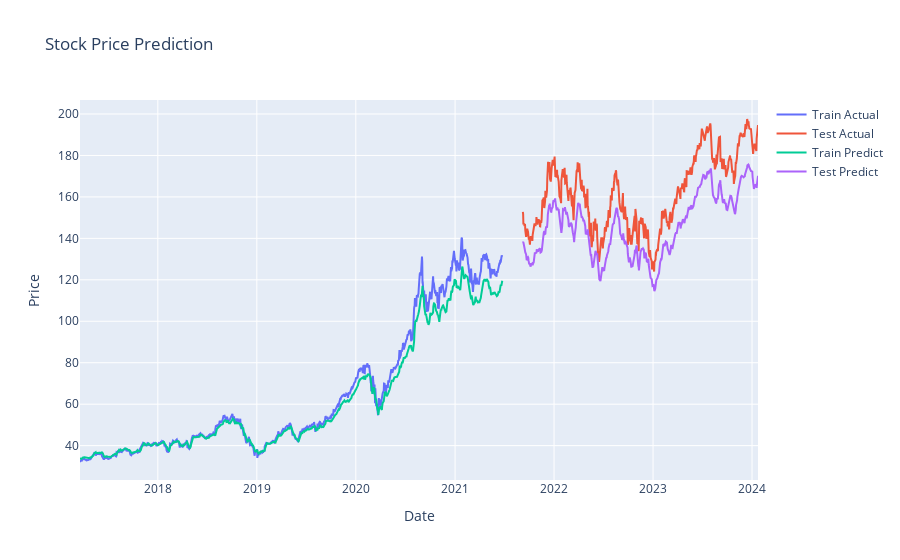

The notebook cell this image was saved under:
### Code cell
# Make predictions
train_predict = model.predict(X_train)
test_predict = model.predict(X_test)


train_predict = scaler.inverse_transform(train_predict)
test_predict = scaler.inverse_transform(test_predict)

#helps in ploting
y_train_actual = scaler.inverse_transform(y_train.reshape(-1, 1))
y_test_actual = scaler.inverse_transform(y_test.reshape(-1, 1))

train_size = len(train_data)

# Plot actual vs predicted values
fig_prices = go.Figure()
fig_prices.add_trace(go.Scatter(x=data.index[time_step:train_size], y=y_train_actual.flatten(), mode='lines', name='Train Actual'))
fig_prices.add_trace(go.Scatter(x=data.index[train_size+time_step:], y=y_test_actual.flatten(), mode='lines', name='Test Actual'))
fig_prices.add_trace(go.Scatter(x=data.index[time_step:train_size], y=train_predict.flatten(), mode='lines', name='Train Predict'))
fig_prices.add_trace(go.Scatter(x=data.index[train_size+time_step:], y=test_predict.flatten(), mode='lines', name='Test Predict'))
fig_prices.update_layout(title='Stock Price Prediction', xaxis_title='Date', yaxis_title='Price')
fig_prices.show()

### Figure 1 — Plotly figure (JSON) as saved in the notebook; plotly's stock layout.template omitted (floating-point values rounded to 4 significant figures; data arrays with more than 128 entries replaced by an {"elided": "..."} marker saying what was removed)
{"data": [{"mode": "lines", "name": "Train Actual", "type": "scatter", "x": {"elided": "1076 str values"}, "y": {"elided": "1075 float values"}}, {"mode": "lines", "name": "Test Actual", "type": "scatter", "x": {"elided": "701 str values"}, "y": {"elided": "597 float values"}}, {"mode": "lines", "name": "Train Predict", "type": "scatter", "x": {"elided": "1076 str values"}, "y": {"elided": "1075 float values"}}, {"mode": "lines", "name": "Test Predict", "type": "scatter", "x": {"elided": "701 str values"}, "y": {"elided": "597 float values"}}], "layout": {"title": {"text": "Stock Price Prediction"}, "xaxis": {"title": {"text": "Date"}}, "yaxis": {"title": {"text": "Price"}}}}
